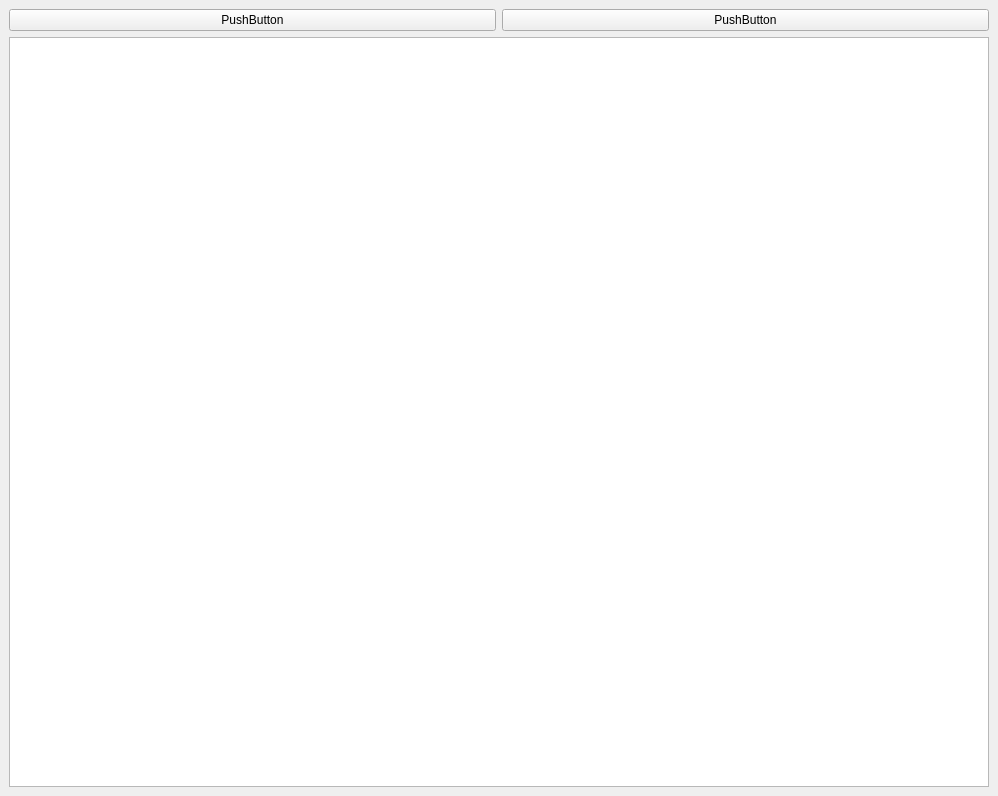
<?xml version="1.0" encoding="UTF-8"?>
<ui version="4.0">
 <class>view_widget</class>
 <widget class="QWidget" name="view_widget">
  <property name="geometry">
   <rect>
    <x>0</x>
    <y>0</y>
    <width>998</width>
    <height>796</height>
   </rect>
  </property>
  <property name="minimumSize">
   <size>
    <width>0</width>
    <height>0</height>
   </size>
  </property>
  <property name="baseSize">
   <size>
    <width>0</width>
    <height>0</height>
   </size>
  </property>
  <property name="windowTitle">
   <string>Form</string>
  </property>
  <layout class="QGridLayout" name="gridLayout">
   <property name="leftMargin">
    <number>0</number>
   </property>
   <property name="topMargin">
    <number>0</number>
   </property>
   <property name="rightMargin">
    <number>0</number>
   </property>
   <property name="bottomMargin">
    <number>0</number>
   </property>
   <property name="spacing">
    <number>0</number>
   </property>
   <item row="0" column="0">
    <widget class="QWidget" name="main_widget" native="true">
     <layout class="QGridLayout" name="gridLayout_2">
      <item row="1" column="0">
       <widget class="QGraphicsView" name="graphicsView">
        <property name="styleSheet">
         <string notr="true"/>
        </property>
       </widget>
      </item>
      <item row="0" column="0">
       <layout class="QHBoxLayout" name="view_toolbar">
        <item>
         <widget class="QPushButton" name="edit_button">
          <property name="enabled">
           <bool>true</bool>
          </property>
          <property name="sizePolicy">
           <sizepolicy hsizetype="Preferred" vsizetype="Fixed">
            <horstretch>0</horstretch>
            <verstretch>0</verstretch>
           </sizepolicy>
          </property>
          <property name="baseSize">
           <size>
            <width>0</width>
            <height>0</height>
           </size>
          </property>
          <property name="text">
           <string>PushButton</string>
          </property>
         </widget>
        </item>
        <item>
         <widget class="QPushButton" name="rotate_button">
          <property name="text">
           <string>PushButton</string>
          </property>
         </widget>
        </item>
       </layout>
      </item>
     </layout>
    </widget>
   </item>
  </layout>
 </widget>
 <resources/>
 <connections/>
</ui>
